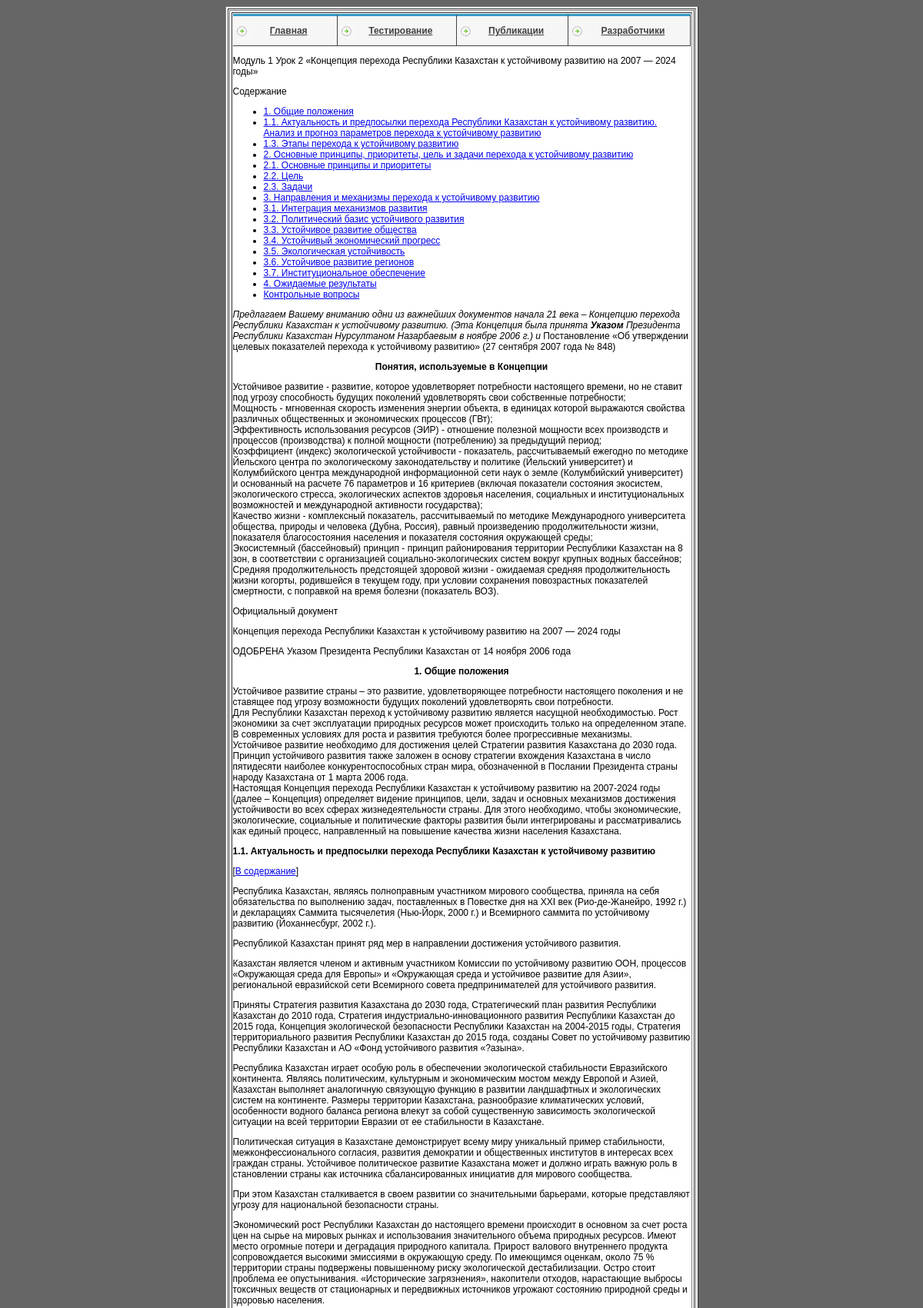
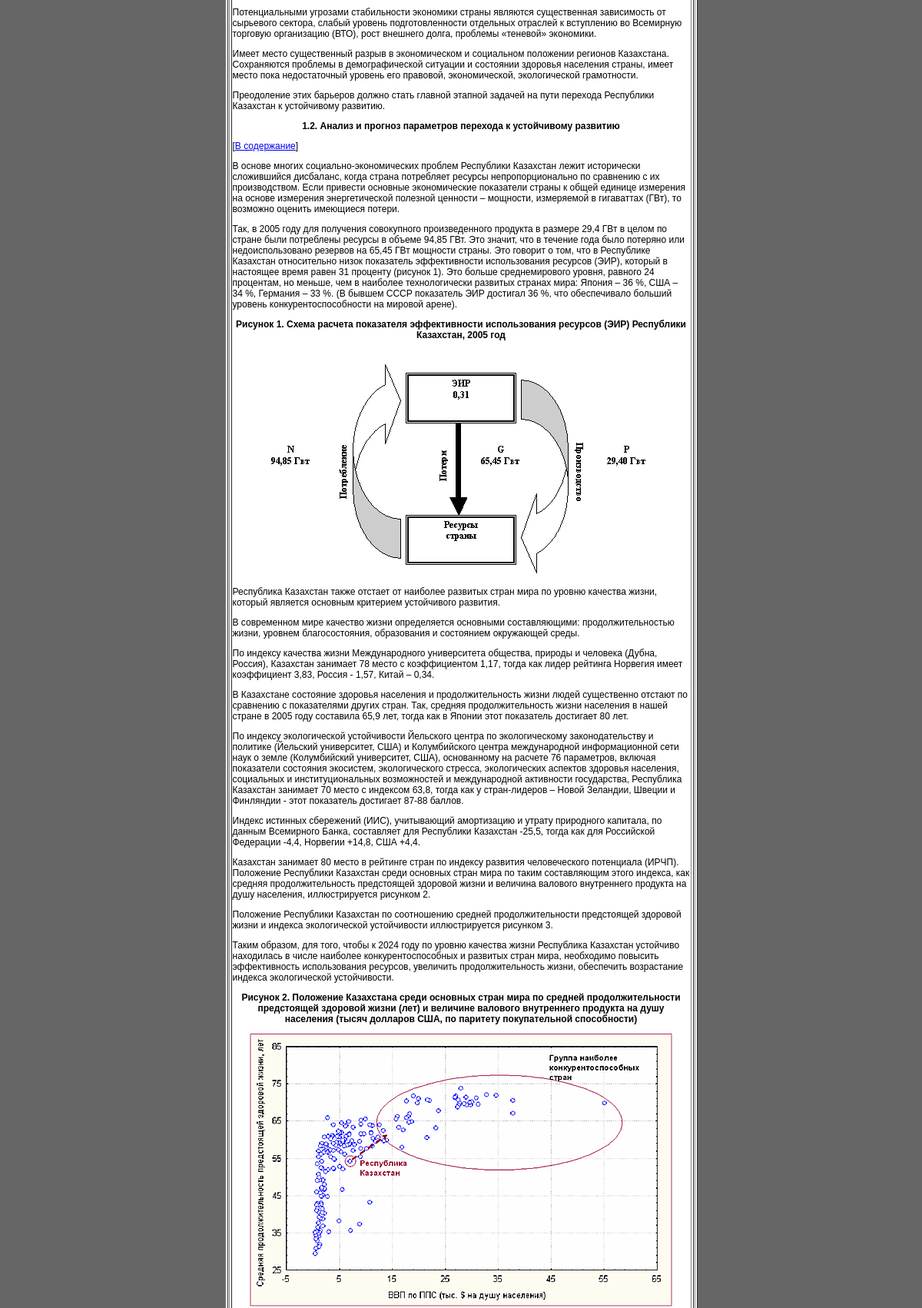
/project/prev_temp/view_lesson.php?id=2 (signed in, upper part), run on the app's committed database (2 pictures, top to bottom).
### tables this page shows
CREATE TABLE `lessons` (
  `id` INTEGER(11) NOT NULL AUTO_INCREMENT,
  `module` INTEGER(3) NOT NULL,
  `meta_k` VARCHAR(255) NOT NULL DEFAULT '',
  `meta_d` VARCHAR(255) NOT NULL DEFAULT '',
  `description` TEXT NOT NULL,
  `text` LONGTEXT,
  `view` INTEGER(7) NOT NULL,
  `author` VARCHAR(100) NOT NULL DEFAULT '',
  `date` DATE NOT NULL,
  `mini_img` VARCHAR(255) NOT NULL DEFAULT '',
  `title` VARCHAR(255) NOT NULL DEFAULT '',
  PRIMARY KEY (`id`),
  FULLTEXT KEY `text` (`text`)
);

### project/prev_temp/view_lesson.php (the view, shortened to what this page needs)
<?session_start();
if (($_SESSION['login'])) {
  include("blocks/bd.php");
  if(isset ($_GET['id'])) {$id=$_GET['id'];}
  $result=mysql_query("select * FROM lessons WHERE id=$id",$db);
  if(mysql_num_rows($result)>0) {
      $myrow=mysql_fetch_array($result);
  }
  else {
      echo "<p> Информация не может быть извлечена, в таблице нет записей</p>";
      exit();
  }
  ?>
<!DOCTYPE html PUBLIC "-//W3C//DTD XHTML 1.0 Transitional//EN" "http://www.w3.org/TR/xhtml1/DTD/xhtml1-transitional.dtd">
<html xmlns="http://www.w3.org/1999/xhtml">
    <head>
        <link href="style.css" rel="stylesheet" type="text/css" />
    </head>
    <body>
        <table width="615" border="1" align="center" bgcolor="#FFFFFF" class="main_border">
            <tr>
                <td valign="top"><table width="100%" border="1">
                        <tr>
                              <?php include("blocks/lefttd.php"); ?>
                            <td valign="top">
                                   <?php include("blocks/nav.php"); ?>
                                  <?php
                                  printf("<p class='post_title2'>%s</p>%s<p class='post_view'>Просмотров: %s</p>",
                                      $myrow["title"], $myrow["text"], $myrow["view"]);
                                  ?>
                            </td>
                        </tr>
                    </table></td>
    </body>
</html>
<?
}else{
      include 'procedures/if_not_auth.php';
       }
       ?>

### project/prev_temp/style.css (style rules this page uses)
body { font-family: Verdana, Arial, Helvetica, sans-serif; font-size:12px; background-color: #666666; }

### data on the page
lessons: title "Модуль 1 Урок 2 «Концепция перехода Республики Казахстан к устойчивому развитию на 2007 — 2024 годы»", text "Содержание 1. Общие положения 1.1. Актуальность и предпосылки перехода Республики Казахстан к устойчивому развитию. Анализ и прогноз параметров перехода к устойчивому развитию 1.3. Этапы перехода к устойчивому развитию 2. Основные принципы, приоритеты, цель и задачи перехода к устойчивому развитию 2.1. Основные принципы и приоритеты 2.2. Цель 2.3. Задачи 3. Направления и механизмы перехода к устойчивому развитию 3.1. Интеграция механизмов развития 3.2. Политический базис устойчивого развития 3.3. Устойчивое развитие общества 3.4. Устойчивый экономический прогресс 3.5. Экологическая устойчивость 3.6. Устойчивое развитие регионов 3.7. Институциональное обеспечение 4. Ожидаемые результаты…", text (picture)
